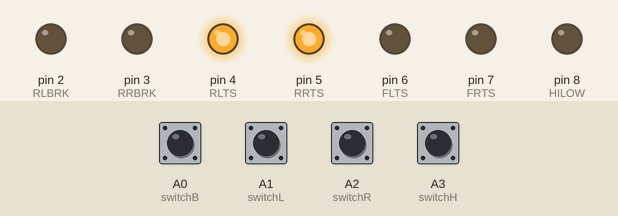
Simulated run of this sketch. Board: Arduino Nano, built with avr-gcc and run on an emulated ATmega328P. Parts: output pins drawn as LEDs (lit = HIGH). Dashed ring = blinking. The test bench sets the inputs (shaded band); at power-on: A0 (switchB), A1 (switchL), A2 (switchR), A3 (switchH) HIGH.

Above: at 1.2 s.
1.3 s: A1 (switchL) pulled LOW for 0.15 s
At 1.9 s:
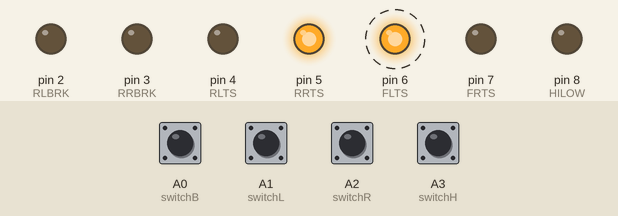
4.3 s: A0 (switchB) pulled LOW for 0.15 s
7.3 s: A3 (switchH) pulled LOW for 0.15 s
At 8.9 s:
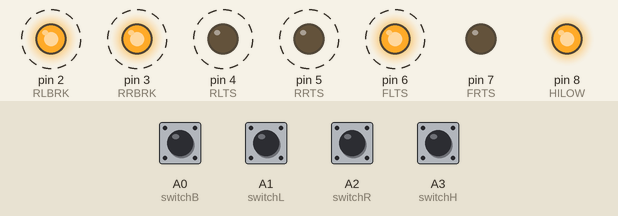
10.3 s: A2 (switchR) pulled LOW for 0.15 s
At 11.6 s:
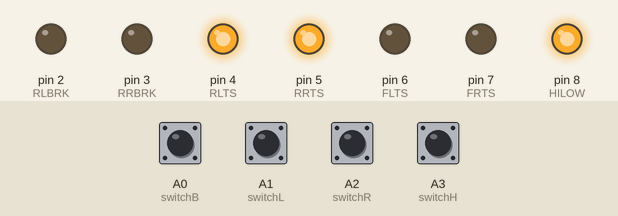
11.9 s: A2 (switchR) pulled LOW for 1 s
At 13.75 s:
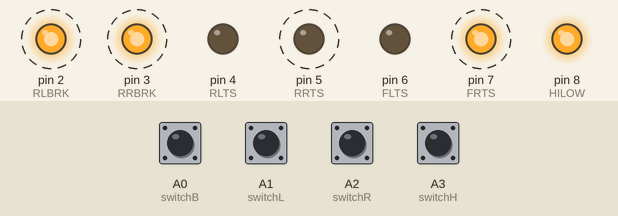
15.9 s: A0 (switchB) pulled LOW for 1 s
Timing chart, 0 to 19.9 s (numbered marks = the images above; inputs shaded):
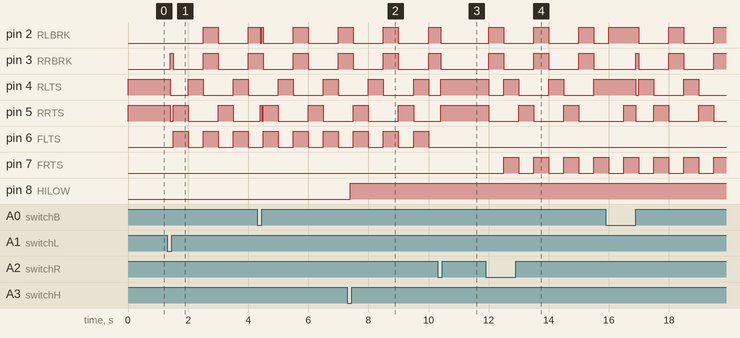

Measured:
- after the input at 1.3 s, pin 2 (RLBRK): LOW → HIGH after 1.2 s, → LOW 0.50 s later, → HIGH 1.0 s later; pin 3 (RRBRK): goes HIGH 0.10 s, LOW 1.0 s, HIGH 0.50 s, LOW 1.0 s, then HIGH, starting after 0.10 s
- after the input at 7.3 s, pin 8 (HILOW): LOW → HIGH after 0.10 s
- after the input at 10.3 s, pin 6 (FLTS): stays LOW (without the input it goes to HIGH after 0.20 s)
- after the input at 11.9 s, pin 2 (RLBRK), pin 3 (RRBRK), pin 5 (RRTS): alternates HIGH for 0.50 s and LOW for 1.0 s, starting after 0.10 s; pin 4 (RLTS): HIGH → LOW after 0.10 s, then repeats every 1.5 s: HIGH 0.50 s, LOW 1.0 s; pin 7 (FRTS): alternates HIGH for 0.50 s and LOW for 0.50 s, starting after 0.60 s

The sketch:

Bike_lights_v3a.ino
```cpp
/* Matt McGuire
   Compiles for Arduino Nano ATmega328p
   ATMEGA 328 (5v 16MHz)

   Inital build 4/12/2017 for  79 Suzuki GS550 project
   6/1/2016 increased button timeout on bounce
   6/18/2018 rework for new hardware (v3a)
*/
#include<avr/wdt.h>


#define switchB A0  //Break input, solid input, mom push button
#define switchL A1  //left turn signal, mom push button, activate on 'up'
#define switchR A2  //Right turn signal, mom push button, activate on 'up'
#define switchH A3  //Headlight beam select, mom push button, activate on 'up'
#define RLBRK   2   //rear left break light (inner ring)
#define RRBRK   3   //rear right break light (inner ring)
#define RLTS    4   //rear left turn signal (outer ring)
#define RRTS    5   //rear right turn signal (outer ring)
#define FLTS    6   //front left turn signal
#define FRTS    7   //front right turn signal
#define HILOW   8   //high / low selector for headlight beam

#define _on LOW             //low state is on in this case, because using PNP transistors to do the heavy lifting
#define _off HIGH           //high state is a floating voltage, so it's off
#define _blinktime 500      //how quickly to blink for the turn signals (1/2 second)
#define _timeout 180000     //how long to blink for turn signals (ms ==1000ms*60sec) *3min max
#define _flshCntrMax 10     //maximum ammount of flashes the break light will do before being solid
#define _flshSleapTime 100  //how long to wait in milliseconds between flashes on the break light
#define _scrollTime 500     //how long between shifting the scrolling turnsignal

enum {
  none,
  left,
  right
} currTS; //what the current turn signal is doing

unsigned long Time;             //what the current time is
bool isontime;                  //if blinker should be on or off
int flshcntr;                   //how many times the break light flashed
int flserstate;                 //the flasher state
unsigned long futTSCancelTime;  //when to cancel the turn signal
unsigned long futureflashtime;  //when the next time the break light should flash
byte leftscroll;
byte rightscroll;
unsigned long futureScroll;


void setup() {
  //Serial.begin(9600);
  pinMode(A0,INPUT);
  pinMode(A1,INPUT);
  pinMode(A2,INPUT);
  pinMode(A3,INPUT);
  digitalWrite(A0,HIGH);
  digitalWrite(A1,HIGH);
  digitalWrite(A2,HIGH);
  digitalWrite(A3,HIGH);

  for (int i = 2; i < 9; i++) { //outputs starting off low, keeps the lights off
    pinMode(i, OUTPUT);
    digitalWrite(i, LOW);
  }

  watchdogsetup();
}


void watchdogsetup(){
  cli();
  wdt_reset();

  /*
  WDTSCR configureation
  7 WDIF -interrupt flag (auto flagged)
  6 WDIE -Interrupt enable
  5 WDP3
  4 WDCE -safty enable config mode
  3 WDE -reset enable
  2 WDP2
  1 WDP1
  0 WDP0
  */
  //enter watchdog config mode
  WDTCSR |=B00011000;
  //set watchdog to 1 second
  WDTCSR = B01001110;

  sei();
}


void loop() {
  //reset the watchdog on each loop
  wdt_reset();

  //---------------------------------------------------
  //see if this is an ontime or off time for the blinker
  unsigned long curr = millis();
  if (curr - Time >= _blinktime) {
    isontime = !isontime;
    Time = curr;
  }
  int blnk = isontime ? _off : _on;

  //---------------------------------------------------
  //check for the cancelation of turnsignals
  if (curr >= futTSCancelTime) {
    currTS = none;
  }

  //---------------------------------------------------
  //Get the statuses
  bool B = isBreak();
  bool L = isLeftTurn();
  bool R = isRightTurn();
  setHiLowBeam();

  //---------------------------------------------------
  //switch state for the break flashing
  if (curr >=futureflashtime){
    flserstate = !flserstate;
    if(B && flserstate)flshcntr++;
    futureflashtime=curr+_flshSleapTime;
  }
  if (!B)flshcntr = 0;

  static byte scrcnt;
  if(curr>=futureScroll){
    futureScroll = curr+_scrollTime;
    scrcnt =++scrcnt % 3;
    leftscroll = (leftscroll<<1) | (!scrcnt & 1);
    rightscroll = (rightscroll >>1) | (!scrcnt<<7);
    //Serial.println(leftscroll & B1111);
  }


  if (L || R) {
    if (currTS == none) {
      //the turn signal needs to start
      //and run for a max of 3 minutes
      futTSCancelTime = curr + _timeout;
      currTS = L ? left : right;
    } else {
      //the turn signal is being canceled, because of a
      //secondary push to either button
      currTS = none;
       Serial.println("cleared");
    }
  }

  //---------------------------------------------------
  //update the led outputs
  if (B && currTS == none) { //back lights should flash with break only
    digitalWrite(FLTS, LOW);
    digitalWrite(FRTS, LOW);
    if (flshcntr <= _flshCntrMax) {
      //flash between outer ring and inner ring
      digitalWrite(RLTS, flserstate);
      digitalWrite(RRTS, flserstate);
      digitalWrite(RLBRK, !flserstate);
      digitalWrite(RRBRK, !flserstate);
    } else {
      //all rear lights on solid
      digitalWrite(RLTS, HIGH);
      digitalWrite(RRTS, HIGH);
      digitalWrite(RLBRK, HIGH);
      digitalWrite(RRBRK, HIGH);
    }
  } else if (B && currTS == left) { //right break on solid, left flashes
    digitalWrite(FLTS, blnk);
    digitalWrite(FRTS, LOW);
    digitalWrite(RLTS, blnk);
    digitalWrite(RRTS, HIGH);
    digitalWrite(RLBRK, LOW);
    digitalWrite(RRBRK, HIGH);
  } else if (B && currTS == right) { //left break on solid, right flashes
    digitalWrite(FLTS, LOW);
    digitalWrite(FRTS, blnk);
    digitalWrite(RLTS, HIGH);
    digitalWrite(RRTS, blnk);
    digitalWrite(RLBRK, HIGH);
    digitalWrite(RRBRK, LOW);
  } else if (!B && currTS == left) { //left flashes, no break
    digitalWrite(FLTS, blnk);
    digitalWrite(FRTS, LOW);
//    digitalWrite(RLTS, blnk);
//    digitalWrite(RRTS, LOW);
//    digitalWrite(RLBRK, LOW);
//    digitalWrite(RRBRK, HIGH);
    byte t = leftscroll;
    digitalWrite(RLBRK,(t & 8));
    digitalWrite(RLTS, (t & 4));
    digitalWrite(RRTS, (t & 2));
    digitalWrite(RRBRK, (t & 1));
  } else if (!B && currTS == right) { //right flashes, no break
    digitalWrite(FLTS, LOW);
    digitalWrite(FRTS, blnk);
//    digitalWrite(RLTS, LOW);
//    digitalWrite(RRTS, blnk);
//    digitalWrite(RLBRK, HIGH);
//    digitalWrite(RRBRK, LOW);
    byte t= rightscroll;
    digitalWrite(RLBRK,(t & 8));
    digitalWrite(RLTS, (t & 4));
    digitalWrite(RRTS, (t & 2));
    digitalWrite(RRBRK, (t & 1));
  } else { //no break or turn signals, rear outer ring stay on as marker signals
    digitalWrite(FLTS, LOW);
    digitalWrite(FRTS, LOW);
    digitalWrite(RLTS, HIGH);
    digitalWrite(RRTS, HIGH);
    digitalWrite(RLBRK, LOW);
    digitalWrite(RRBRK, LOW);
  }
}

/*------------------------------------------------------------------
  returns if the break switch(es) are currently on
  -------------------------------------------------------------------*/
bool isBreak() {
  static long lasttm;
  static int last;
  int state = digitalRead(switchB);
  bool ret = false;

  if (last != state) {
    lasttm = millis();
    last = state;
  }

  if ((millis() - lasttm) > 100) {
    ret = last == _on;
  }

  return ret;
}


/*------------------------------------------------------------------
  only returns true on the release of the left turn signal button
  -------------------------------------------------------------------*/
bool isLeftTurn() {
  static long lasttm;
  static int last;
  static bool triggered;
  int state = digitalRead(switchL);
  bool ret = false;

  if (last != state) {
    lasttm = millis();
    last = state;
    triggered = true;
  }

  if ((millis() - lasttm) > 100 && triggered) {
    ret = last == _on;
    triggered = false;
  }
  return ret;
}


/*------------------------------------------------------------------
  only returns true on the release of the right turn signal button
  -------------------------------------------------------------------*/
bool isRightTurn() {
  static long lasttm;
  static int last;
  static bool triggered;
  int state = digitalRead(switchR);
  bool ret = false;

  if (last != state) {
    lasttm = millis();
    last = state;
    triggered = true;
  }

  if ((millis() - lasttm) > 100 && triggered) {
    ret = last == _on ? true : false;
    triggered = false;
  }
  return ret;
}

/*------------------------------------------------------------------
  will only change the hi/low beam on the release of the button
  -------------------------------------------------------------------*/
void setHiLowBeam() {
  static long lasttm;
  static int last;
  static bool triggered;

  int state = digitalRead(switchH);


  if (last != state ) {
    lasttm = millis();
    last = state;
    triggered = true;
  }

  if ((millis() - lasttm) > 100 && triggered && last==_on) {
      //Serial.println("alive");
    digitalWrite(HILOW, digitalRead(HILOW) == LOW ? HIGH : LOW);
    triggered = false;
  }
}
```
